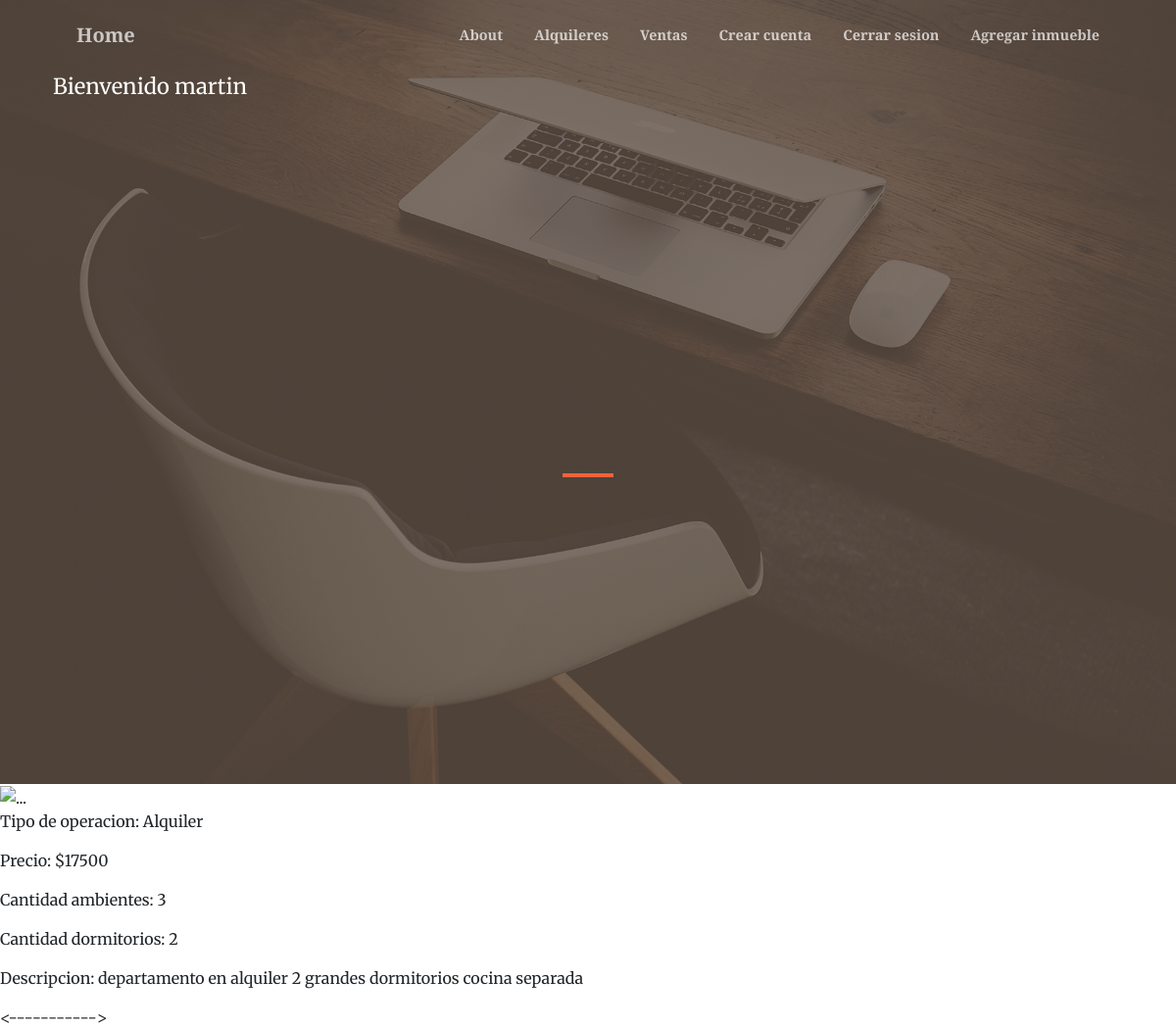
The page /appinmo/inmuebles/1 (signed in) on the database its author committed.
### inmobiliaria/models.py (models this page shows, shortened)
class Inmuebles (models.Model):
    tipo_de_operacion = models.CharField(max_length=100)
    precio = models.IntegerField()
    cantidad_ambientes = models.IntegerField()
    cantidad_dormitorios = models.IntegerField()
    descripcion = models.CharField(max_length=100)

### inmobiliaria/views.py (the view)
# urls.py: path("inmuebles/<pk>", InmueblesDetail.as_view(), name="inmuebles"),
class InmueblesDetail(DetailView):
    model = Inmuebles
    template_name = "inmobiliaria/alquileres_detail.html"

### inmobiliaria/templates/inmobiliaria/alquileres_detail.html
{% extends 'inmobiliaria/base.html' %}
{% block contenido %}
<img class="card-img-fluid" width = "300px" src="https://tse1.mm.bing.net/th?id=OIP.5nhMh0I9yHmQh-nYWu0zWgHaFj&pid=Api&P=0" alt="..." />
    <p>Tipo de operacion: {{inmuebles.tipo_de_operacion}}</p>
    <p>Precio: ${{inmuebles.precio}}</p>
    <p>Cantidad ambientes: {{inmuebles.cantidad_ambientes}}</p>
    <p>Cantidad dormitorios: {{inmuebles.cantidad_dormitorios}}</p>
    <p>Descripcion: {{inmuebles.descripcion}}</p>
{% endblock  %}

### inmobiliaria/templates/inmobiliaria/base.html (shortened to what this page needs)
<!DOCTYPE html>
<html lang="en">
    <head>
        {% load static %}
        <link href="https://cdn.jsdelivr.net/npm/bootstrap-icons@1.5.0/font/bootstrap-icons.css" rel="stylesheet" />
        <link href="https://cdnjs.cloudflare.com/ajax/libs/SimpleLightbox/2.1.0/simpleLightbox.min.css" rel="stylesheet" />
        <link href="{% static 'inmobiliaria/css/styles.css' %}" rel="stylesheet" />
    </head>
    <body id="page-top">
        <nav class="navbar navbar-expand-lg navbar-light fixed-top py-3" id="mainNav">
            <div class="container px-4 px-lg-5">
                <a class="navbar-brand" href="{% url 'inicio' %}">Home</a>
                <div class="collapse navbar-collapse" id="navbarResponsive">
                    <ul class="navbar-nav ms-auto my-2 my-lg-0">
                        <li class="nav-item"><a class="nav-link" href="{% url 'about' %}">About</a></li>
                        {% if not request.user.is_authenticated %}
                        <li class="nav-item"><a class="nav-link" href="{% url 'inmuebles' %}">Alquileres</a></li>
                        <li class="nav-item"><a class="nav-link" href="{% url 'ventas' %}">Ventas</a></li>
                        <li class="nav-item"><a class="nav-link" href="{% url 'login' %}">Ingreso Admin</a></li>
                        {% else %}
                        <li class="nav-item"><a class="nav-link" href="{% url 'inmuebles' %}">Alquileres</a></li>
                        <li class="nav-item"><a class="nav-link" href="{% url 'ventas' %}">Ventas</a></li>
                        <li class="nav-item"><a class="nav-link" href="{% url 'registro' %}">Crear cuenta</a></li>
                        <li class="nav-item"><a class="nav-link" href="{% url 'logout' %}">Cerrar sesion</a></li>
                        <li class="nav-item"><a class="nav-link" href="{% url 'crear_inmueble' %}">Agregar inmueble</a></li>
                        {% endif %}
                    </ul>
                </div>
            </div>
        </nav>
        <header class="masthead">
            <div class="container px-4 px-lg-10 h-100">
                {% if user.is_authenticated %}
                    <p style="color: white; font-size: 22px;font-weight: 100px;"> Bienvenido {{ user.username }}
                {% endif %}
                <div class="row gx-4 gx-lg-10 h-100 align-items-center justify-content-center text-center">
                    <div class="col-lg-8 align-self-end">
                        <hr class="divider" />
                    </div>
                </div>
            </div>
        </header>
        {% block contenido %}
        {% endblock %}
    <----------->
</html>

### rows shown on the page
Inmuebles: tipo_de_operacion "Alquiler", precio "17500", cantidad_ambientes "3", cantidad_dormitorios "2", descripcion "departamento en alquiler 2 grandes dormitorios cocina separada"

### other values the page prints
{{ user.username }} "martin"
